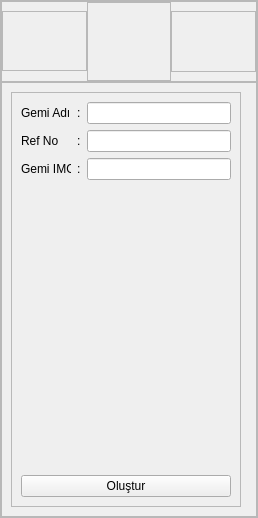
         <widget class="QWidget" name="lintec">
          <layout class="QGridLayout" name="gridLayout_8">
           <property name="leftMargin">
            <number>0</number>
           </property>
           <property name="topMargin">
            <number>0</number>
           </property>
           <property name="rightMargin">
            <number>0</number>
           </property>
           <property name="bottomMargin">
            <number>0</number>
           </property>
           <property name="spacing">
            <number>0</number>
           </property>
           <item row="0" column="0">
            <widget class="QFrame" name="frame_18">
             <property name="frameShape">
              <enum>QFrame::StyledPanel</enum>
             </property>
             <property name="frameShadow">
              <enum>QFrame::Raised</enum>
             </property>
             <layout class="QGridLayout" name="gridLayout_7">
              <property name="leftMargin">
               <number>0</number>
              </property>
              <property name="topMargin">
               <number>0</number>
              </property>
              <property name="rightMargin">
               <number>0</number>
              </property>
              <property name="bottomMargin">
               <number>0</number>
              </property>
              <property name="spacing">
               <number>0</number>
              </property>
              <item row="0" column="0">
               <widget class="QFrame" name="frame_35">
                <property name="minimumSize">
                 <size>
                  <width>0</width>
                  <height>81</height>
                 </size>
                </property>
                <property name="maximumSize">
                 <size>
                  <width>16777215</width>
                  <height>81</height>
                 </size>
                </property>
                <property name="frameShape">
                 <enum>QFrame::StyledPanel</enum>
                </property>
                <property name="frameShadow">
                 <enum>QFrame::Raised</enum>
                </property>
                <layout class="QHBoxLayout" name="horizontalLayout_2">
                 <property name="spacing">
                  <number>0</number>
                 </property>
                 <property name="leftMargin">
                  <number>0</number>
                 </property>
                 <property name="topMargin">
                  <number>0</number>
                 </property>
                 <property name="rightMargin">
                  <number>0</number>
                 </property>
                 <property name="bottomMargin">
                  <number>0</number>
                 </property>
                 <item>
                  <widget class="QFrame" name="frame_36">
                   <property name="maximumSize">
                    <size>
                     <width>100</width>
                     <height>60</height>
                    </size>
                   </property>
                   <property name="frameShape">
                    <enum>QFrame::StyledPanel</enum>
                   </property>
                   <property name="frameShadow">
                    <enum>QFrame::Raised</enum>
                   </property>
                   <widget class="QPushButton" name="exitlintecpage">
                    <property name="geometry">
                     <rect>
                      <x>20</x>
                      <y>20</y>
                      <width>51</width>
                      <height>31</height>
                     </rect>
                    </property>
                    <property name="text">
                     <string/>
                    </property>
                    <property name="icon">
                     <iconset resource="../icons/rc.qrc">
                      <normaloff>:/icons/arrow.png</normaloff>:/icons/arrow.png</iconset>
                    </property>
                    <property name="iconSize">
                     <size>
                      <width>24</width>
                      <height>24</height>
                     </size>
                    </property>
                    <property name="flat">
                     <bool>true</bool>
                    </property>
                   </widget>
                  </widget>
                 </item>
                 <item>
                  <widget class="QFrame" name="frame_37">
                   <property name="frameShape">
                    <enum>QFrame::StyledPanel</enum>
                   </property>
                   <property name="frameShadow">
                    <enum>QFrame::Raised</enum>
                   </property>
                   <widget class="QLabel" name="label_20">
                    <property name="geometry">
                     <rect>
                      <x>170</x>
                      <y>20</y>
                      <width>301</width>
                      <height>51</height>
                     </rect>
                    </property>
                    <property name="font">
                     <font>
                      <family>Simple tfb</family>
                      <pointsize>14</pointsize>
                     </font>
                    </property>
                    <property name="text">
                     <string>Lintec ROB &amp; BQS</string>
                    </property>
                    <property name="alignment">
                     <set>Qt::AlignCenter</set>
                    </property>
                   </widget>
                  </widget>
                 </item>
                 <item>
                  <widget class="QFrame" name="frame_38">
                   <property name="maximumSize">
                    <size>
                     <width>101</width>
                     <height>61</height>
                    </size>
                   </property>
                   <property name="frameShape">
                    <enum>QFrame::StyledPanel</enum>
                   </property>
                   <property name="frameShadow">
                    <enum>QFrame::Raised</enum>
                   </property>
                   <widget class="QLabel" name="label_45">
                    <property name="geometry">
                     <rect>
                      <x>16</x>
                      <y>2</y>
                      <width>81</width>
                      <height>61</height>
                     </rect>
                    </property>
                    <property name="maximumSize">
                     <size>
                      <width>91</width>
                      <height>61</height>
                     </size>
                    </property>
                    <property name="text">
                     <string/>
                    </property>
                    <property name="pixmap">
                     <pixmap resource="../icons/rc.qrc">:/icons/lintec128x128.png</pixmap>
                    </property>
                    <property name="scaledContents">
                     <bool>true</bool>
                    </property>
                   </widget>
                  </widget>
                 </item>
                </layout>
               </widget>
              </item>
              <item row="1" column="0">
               <widget class="QFrame" name="frame_39">
                <property name="frameShape">
                 <enum>QFrame::StyledPanel</enum>
                </property>
                <property name="frameShadow">
                 <enum>QFrame::Raised</enum>
                </property>
                <layout class="QHBoxLayout" name="horizontalLayout_16">
                 <item>
                  <widget class="QFrame" name="frame_78">
                   <property name="minimumSize">
                    <size>
                     <width>230</width>
                     <height>0</height>
                    </size>
                   </property>
                   <property name="maximumSize">
                    <size>
                     <width>230</width>
                     <height>16777215</height>
                    </size>
                   </property>
                   <property name="frameShape">
                    <enum>QFrame::StyledPanel</enum>
                   </property>
                   <property name="frameShadow">
                    <enum>QFrame::Raised</enum>
                   </property>
                   <layout class="QVBoxLayout" name="verticalLayout">
                    <item>
                     <layout class="QHBoxLayout" name="horizontalLayout_19">
                      <item>
                       <widget class="QLabel" name="label_34">
                        <property name="minimumSize">
                         <size>
                          <width>50</width>
                          <height>0</height>
                         </size>
                        </property>
                        <property name="maximumSize">
                         <size>
                          <width>50</width>
                          <height>16777215</height>
                         </size>
                        </property>
                        <property name="text">
                         <string>Gemi Adı</string>
                        </property>
                       </widget>
                      </item>
                      <item>
                       <widget class="QLabel" name="label_35">
                        <property name="text">
                         <string>:</string>
                        </property>
                       </widget>
                      </item>
                      <item>
                       <widget class="QLineEdit" name="linteclineEdit"/>
                      </item>
                     </layout>
                    </item>
                    <item>
                     <layout class="QHBoxLayout" name="horizontalLayout_20">
                      <item>
                       <widget class="QLabel" name="label_36">
                        <property name="minimumSize">
                         <size>
                          <width>50</width>
                          <height>0</height>
                         </size>
                        </property>
                        <property name="maximumSize">
                         <size>
                          <width>50</width>
                          <height>16777215</height>
                         </size>
                        </property>
                        <property name="text">
                         <string>Ref No   </string>
                        </property>
                       </widget>
                      </item>
                      <item>
                       <widget class="QLabel" name="label_37">
                        <property name="text">
                         <string>:</string>
                        </property>
                       </widget>
                      </item>
                      <item>
                       <widget class="QLineEdit" name="linteclineEdit_2"/>
                      </item>
                     </layout>
                    </item>
                    <item>
                     <layout class="QHBoxLayout" name="horizontalLayout_21">
                      <item>
                       <widget class="QLabel" name="label_38">
                        <property name="minimumSize">
                         <size>
                          <width>50</width>
                          <height>0</height>
                         </size>
                        </property>
                        <property name="maximumSize">
                         <size>
                          <width>50</width>
                          <height>16777215</height>
                         </size>
                        </property>
                        <property name="text">
                         <string>Gemi IMO</string>
                        </property>
                       </widget>
                      </item>
                      <item>
                       <widget class="QLabel" name="label_39">
                        <property name="text">
                         <string>:</string>
                        </property>
                       </widget>
                      </item>
                      <item>
                       <widget class="QLineEdit" name="linteclineEdit_3"/>
                      </item>
                     </layout>
                    </item>
                    <item>
                     <spacer name="verticalSpacer_2">
                      <property name="orientation">
                       <enum>Qt::Vertical</enum>
                      </property>
                      <property name="sizeHint" stdset="0">
                       <size>
                        <width>20</width>
                        <height>289</height>
                       </size>
                      </property>
                     </spacer>
                    </item>
                    <item>
                     <widget class="QPushButton" name="lintecolusturbutton">
                      <property name="text">
                       <string>Oluştur</string>
                      </property>
                     </widget>
                    </item>
                   </layout>
                  </widget>
                 </item>
                 <item>
                  <widget class="QFrame" name="frame_80">
                   <property name="frameShape">
                    <enum>QFrame::StyledPanel</enum>
                   </property>
                   <property name="frameShadow">
                    <enum>QFrame::Raised</enum>
                   </property>
                  </widget>
                 </item>
                </layout>
               </widget>
              </item>
             </layout>
            </widget>
           </item>
          </layout>
         </widget>
